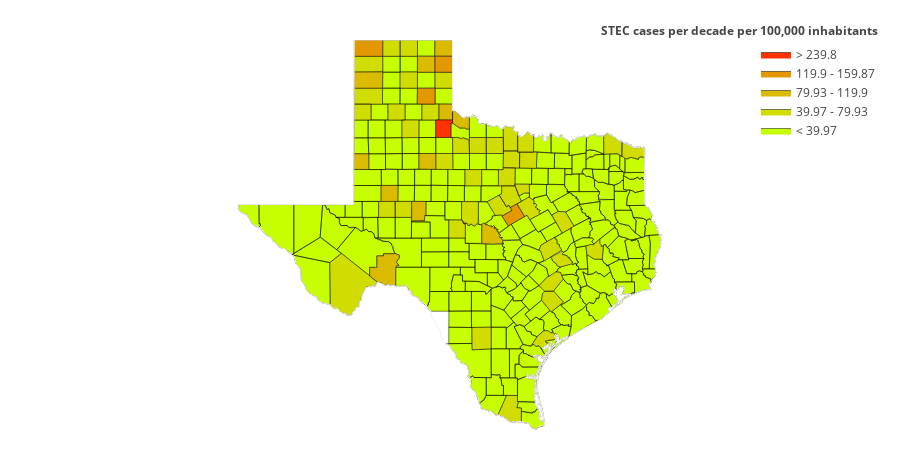

Notebook cell for this chart:
### Markdown cell above
This is alright (around 12% error rate). This indicates there are likely some variables which we have not accounted for. If we wanted to explore this further, we could compare the cloropleths of STEC outbreaks in Texas versus cattle population and see which counties don't fit the general trend:

### Code cell
#fips = list(texasCattle['COUNTY_CODE'].apply(str))  # Read off county codes
#fips = list(map(lambda s: s.zfill(3), fips))        # Prefix leading zeros
#fips = list(map(lambda code: '48' + code, fips))    # Prefix Texas state code 48 
fips2 = list(texasSTEC['FIPS'])
values2 = list(texasSTEC['AGG_RATE'])
#values = list(map(lambda s: s.replace(',',''), values))
#values = list(map(int, values))
endpts = list(np.mgrid[min(values2):max(values2):7j])
print(endpts)
#endpts = list(map(lambda x: round(x, 0), endpts))
colorscale = valsToColors(endpts, [200,255,0], [255,50,0])
print(colorscale)
endpts.pop(0)
#endpts.pop(-1)

fig2 = ff.create_choropleth(fips=fips2, values=values2, scope=['TX'],
                           binning_endpoints=endpts, colorscale=colorscale,
                           county_outline={'color': 'rgb(0,0,0)', 'width': 0.5},
                           legend_title='STEC cases per decade per 100,000 inhabitants')

fig2.layout.template = None
fig2.show()
